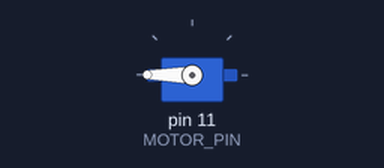
Simulated run of this sketch. Board: Arduino Uno, built with avr-gcc and run on an emulated ATmega328P. Shown: servo.

Above: at 0.05 s.
At 4.0 s:
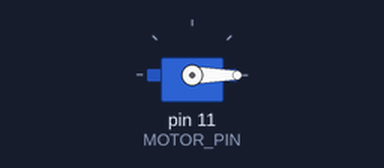
Timing chart, 0 to 5.2 s (numbered marks = the images above):
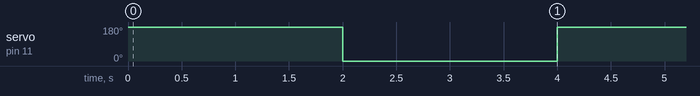

Measured:
- by itself, servo on pin 11 (MOTOR_PIN): alternates 180° for 2.0 s and 0° for 2.0 s

The sketch:

dunker.ino
```cpp
// Includes
#include <Servo.h>
// Definitions
#define MOTOR_PIN 11
// Module variables
Servo servo;

// Arduino Main Functions
void setup() {
  servo.attach(MOTOR_PIN);
}

void loop() {
  servo.write(180);
  delay(2000);
  servo.write(0);
  delay(2000);
}
```
